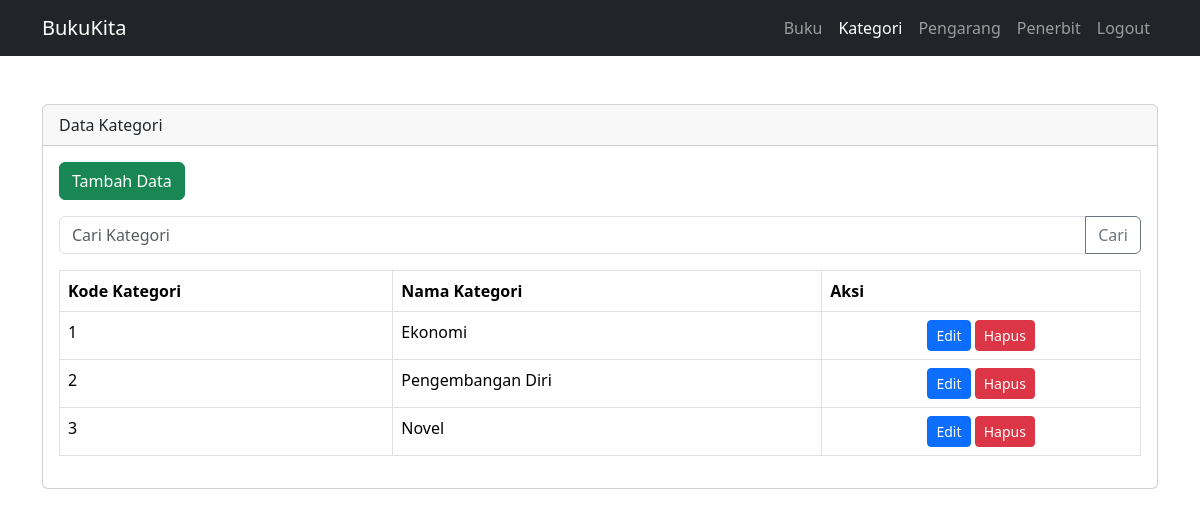
Page /kategori/kategori.php (signed in) on the committed database.
### tables this page shows
CREATE TABLE `kategori` (
  `kode_kategori` varchar(10) NOT NULL,
  `nama_kategori` varchar(20) NOT NULL
);

### kategori/kategori.php (the view, shortened to what this page needs)
<?php
include '../koneksi.php';
include '../template/header.php';
$keyword = '';
if (isset($_GET['q'])) {
    $keyword = $_GET['q'];
    $query = mysqli_query($conn, "select * from kategori where nama_kategori like '%$keyword%'");
} else {
    $query = mysqli_query($conn, "select * from kategori");
}
?>
<div class="container mt-5">
    <div class="row">
        <div class="col-md-12">
            <div class="card">
                <div class="card-header">
                    Data Kategori
                </div>
                <div class="card-body">
                    <a href="tambah-kategori.php" class="btn btn-md btn-success mb-3">Tambah Data</a>
                    <form method="get" class="input-group mb-3">
                        <input name="q" type="text" class="form-control" placeholder="Cari Kategori" value="<?php echo $keyword ?>">
                        <button class="btn btn-outline-secondary" type="submit">Cari</button>
                    </form>
                    <table class="table table-bordered">
                        <thead>
                            <tr>
                                <th scope="col">Kode Kategori</th>
                                <th scope="col">Nama Kategori</th>
                                <th scope="col">Aksi</th>
                            </tr>
                        </thead>
                        <tbody>
                            <?php
                            while ($row = mysqli_fetch_array($query)) :
                            ?>
                                <tr>
                                    <td><?php echo $row['kode_kategori'] ?></td>
                                    <td><?php echo $row['nama_kategori'] ?></td>
                                    <td class="text-center">
                                        <a href="edit-kategori.php?kode_kategori=<?php echo $row['kode_kategori'] ?>" class="btn btn-sm btn-primary">Edit</a>
                                        <a href="hapus-kategori.php?kode_kategori=<?php echo $row['kode_kategori'] ?>" class="btn btn-sm btn-danger">Hapus</a>
                                    </td>
                                </tr>
                            <?php endwhile ?>
                        </tbody>
                    </table>
                </div>
            </div>
        </div>
    </div>
</div>
<?php include '../template/footer.php'; ?>

### rows in the picture
kategori: kode_kategori "1", nama_kategori "Ekonomi"
kategori: kode_kategori "2", nama_kategori "Pengembangan Diri"
kategori: kode_kategori "3", nama_kategori "Novel"
